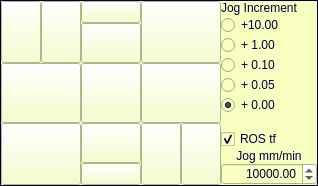
           <widget class="QFrame" name="grpJog">
            <property name="enabled">
             <bool>true</bool>
            </property>
            <property name="maximumSize">
             <size>
              <width>16777215</width>
              <height>16777215</height>
             </size>
            </property>
            <property name="styleSheet">
             <string notr="true">background-color: rgb(248, 255, 192);
color: rgb(0, 0, 63);</string>
            </property>
            <property name="frameShape">
             <enum>QFrame::Box</enum>
            </property>
            <layout class="QHBoxLayout" name="horizontalLayout_13">
             <property name="spacing">
              <number>0</number>
             </property>
             <property name="leftMargin">
              <number>0</number>
             </property>
             <property name="topMargin">
              <number>0</number>
             </property>
             <property name="rightMargin">
              <number>0</number>
             </property>
             <property name="bottomMargin">
              <number>0</number>
             </property>
             <item>
              <layout class="QGridLayout" name="gridLayout_3">
               <property name="spacing">
                <number>0</number>
               </property>
               <item row="4" column="2">
                <widget class="cnQPushButton" name="btnJogMoinsC">
                 <property name="minimumSize">
                  <size>
                   <width>60</width>
                   <height>20</height>
                  </size>
                 </property>
                 <property name="text">
                  <string/>
                 </property>
                 <property name="icon">
                  <iconset resource="cn5X.qrc">
                   <normaloff>:/cn5X/images/btnJogMoinsC.svg</normaloff>:/cn5X/images/btnJogMoinsC.svg</iconset>
                 </property>
                 <property name="iconSize">
                  <size>
                   <width>55</width>
                   <height>18</height>
                  </size>
                 </property>
                </widget>
               </item>
               <item row="3" column="0" rowspan="2" colspan="2">
                <widget class="cnQPushButton" name="btnJogMoinsY">
                 <property name="sizePolicy">
                  <sizepolicy hsizetype="Minimum" vsizetype="Minimum">
                   <horstretch>0</horstretch>
                   <verstretch>0</verstretch>
                  </sizepolicy>
                 </property>
                 <property name="minimumSize">
                  <size>
                   <width>60</width>
                   <height>60</height>
                  </size>
                 </property>
                 <property name="maximumSize">
                  <size>
                   <width>16777215</width>
                   <height>16777215</height>
                  </size>
                 </property>
                 <property name="cursor">
                  <cursorShape>PointingHandCursor</cursorShape>
                 </property>
                 <property name="text">
                  <string/>
                 </property>
                 <property name="icon">
                  <iconset resource="cn5X.qrc">
                   <normaloff>:/cn5X/images/btnJogMoinsY.svg</normaloff>:/cn5X/images/btnJogMoinsY.svg</iconset>
                 </property>
                 <property name="iconSize">
                  <size>
                   <width>55</width>
                   <height>55</height>
                  </size>
                 </property>
                </widget>
               </item>
               <item row="3" column="4" rowspan="2">
                <widget class="cnQPushButton" name="btnJogMoinsB">
                 <property name="sizePolicy">
                  <sizepolicy hsizetype="Minimum" vsizetype="Minimum">
                   <horstretch>0</horstretch>
                   <verstretch>0</verstretch>
                  </sizepolicy>
                 </property>
                 <property name="minimumSize">
                  <size>
                   <width>30</width>
                   <height>60</height>
                  </size>
                 </property>
                 <property name="maximumSize">
                  <size>
                   <width>16777215</width>
                   <height>16777215</height>
                  </size>
                 </property>
                 <property name="cursor">
                  <cursorShape>PointingHandCursor</cursorShape>
                 </property>
                 <property name="text">
                  <string/>
                 </property>
                 <property name="icon">
                  <iconset resource="cn5X.qrc">
                   <normaloff>:/cn5X/images/btnJogMoinsB.svg</normaloff>:/cn5X/images/btnJogMoinsB.svg</iconset>
                 </property>
                 <property name="iconSize">
                  <size>
                   <width>28</width>
                   <height>56</height>
                  </size>
                 </property>
                </widget>
               </item>
               <item row="0" column="0" rowspan="2">
                <widget class="cnQPushButton" name="btnJogPlusA">
                 <property name="sizePolicy">
                  <sizepolicy hsizetype="Minimum" vsizetype="Minimum">
                   <horstretch>0</horstretch>
                   <verstretch>0</verstretch>
                  </sizepolicy>
                 </property>
                 <property name="minimumSize">
                  <size>
                   <width>30</width>
                   <height>60</height>
                  </size>
                 </property>
                 <property name="maximumSize">
                  <size>
                   <width>16777215</width>
                   <height>16777215</height>
                  </size>
                 </property>
                 <property name="cursor">
                  <cursorShape>PointingHandCursor</cursorShape>
                 </property>
                 <property name="text">
                  <string/>
                 </property>
                 <property name="icon">
                  <iconset resource="cn5X.qrc">
                   <normaloff>:/cn5X/images/btnJogPlusA.svg</normaloff>:/cn5X/images/btnJogPlusA.svg</iconset>
                 </property>
                 <property name="iconSize">
                  <size>
                   <width>28</width>
                   <height>56</height>
                  </size>
                 </property>
                </widget>
               </item>
               <item row="0" column="1" rowspan="2">
                <widget class="cnQPushButton" name="btnJogPlusB">
                 <property name="sizePolicy">
                  <sizepolicy hsizetype="Minimum" vsizetype="Minimum">
                   <horstretch>0</horstretch>
                   <verstretch>0</verstretch>
                  </sizepolicy>
                 </property>
                 <property name="minimumSize">
                  <size>
                   <width>30</width>
                   <height>60</height>
                  </size>
                 </property>
                 <property name="maximumSize">
                  <size>
                   <width>16777215</width>
                   <height>16777215</height>
                  </size>
                 </property>
                 <property name="cursor">
                  <cursorShape>PointingHandCursor</cursorShape>
                 </property>
                 <property name="text">
                  <string/>
                 </property>
                 <property name="icon">
                  <iconset resource="cn5X.qrc">
                   <normaloff>:/cn5X/images/btnJogPlusB.svg</normaloff>:/cn5X/images/btnJogPlusB.svg</iconset>
                 </property>
                 <property name="iconSize">
                  <size>
                   <width>28</width>
                   <height>56</height>
                  </size>
                 </property>
                </widget>
               </item>
               <item row="3" column="2">
                <widget class="cnQPushButton" name="btnJogMoinsZ">
                 <property name="sizePolicy">
                  <sizepolicy hsizetype="Minimum" vsizetype="Minimum">
                   <horstretch>0</horstretch>
                   <verstretch>0</verstretch>
                  </sizepolicy>
                 </property>
                 <property name="minimumSize">
                  <size>
                   <width>60</width>
                   <height>40</height>
                  </size>
                 </property>
                 <property name="maximumSize">
                  <size>
                   <width>16777215</width>
                   <height>16777215</height>
                  </size>
                 </property>
                 <property name="cursor">
                  <cursorShape>PointingHandCursor</cursorShape>
                 </property>
                 <property name="text">
                  <string/>
                 </property>
                 <property name="icon">
                  <iconset resource="cn5X.qrc">
                   <normaloff>:/cn5X/images/btnJogMoinsZ.svg</normaloff>:/cn5X/images/btnJogMoinsZ.svg</iconset>
                 </property>
                 <property name="iconSize">
                  <size>
                   <width>55</width>
                   <height>36</height>
                  </size>
                 </property>
                </widget>
               </item>
               <item row="2" column="3" colspan="2">
                <widget class="cnQPushButton" name="btnJogPlusX">
                 <property name="sizePolicy">
                  <sizepolicy hsizetype="Minimum" vsizetype="Minimum">
                   <horstretch>0</horstretch>
                   <verstretch>0</verstretch>
                  </sizepolicy>
                 </property>
                 <property name="minimumSize">
                  <size>
                   <width>60</width>
                   <height>60</height>
                  </size>
                 </property>
                 <property name="maximumSize">
                  <size>
                   <width>16777215</width>
                   <height>16777215</height>
                  </size>
                 </property>
                 <property name="cursor">
                  <cursorShape>PointingHandCursor</cursorShape>
                 </property>
                 <property name="text">
                  <string/>
                 </property>
                 <property name="icon">
                  <iconset resource="cn5X.qrc">
                   <normaloff>:/cn5X/images/btnJogPlusX.svg</normaloff>:/cn5X/images/btnJogPlusX.svg</iconset>
                 </property>
                 <property name="iconSize">
                  <size>
                   <width>55</width>
                   <height>55</height>
                  </size>
                 </property>
                </widget>
               </item>
               <item row="0" column="3" rowspan="2" colspan="2">
                <widget class="cnQPushButton" name="btnJogPlusY">
                 <property name="sizePolicy">
                  <sizepolicy hsizetype="Minimum" vsizetype="Minimum">
                   <horstretch>0</horstretch>
                   <verstretch>0</verstretch>
                  </sizepolicy>
                 </property>
                 <property name="minimumSize">
                  <size>
                   <width>60</width>
                   <height>60</height>
                  </size>
                 </property>
                 <property name="maximumSize">
                  <size>
                   <width>16777215</width>
                   <height>16777215</height>
                  </size>
                 </property>
                 <property name="cursor">
                  <cursorShape>PointingHandCursor</cursorShape>
                 </property>
                 <property name="text">
                  <string/>
                 </property>
                 <property name="icon">
                  <iconset resource="cn5X.qrc">
                   <normaloff>:/cn5X/images/btnJogPlusY.svg</normaloff>:/cn5X/images/btnJogPlusY.svg</iconset>
                 </property>
                 <property name="iconSize">
                  <size>
                   <width>55</width>
                   <height>55</height>
                  </size>
                 </property>
                </widget>
               </item>
               <item row="0" column="2">
                <widget class="cnQPushButton" name="btnJogPlusC">
                 <property name="minimumSize">
                  <size>
                   <width>60</width>
                   <height>20</height>
                  </size>
                 </property>
                 <property name="text">
                  <string/>
                 </property>
                 <property name="icon">
                  <iconset resource="cn5X.qrc">
                   <normaloff>:/cn5X/images/btnJogPlusC.svg</normaloff>:/cn5X/images/btnJogPlusC.svg</iconset>
                 </property>
                 <property name="iconSize">
                  <size>
                   <width>55</width>
                   <height>18</height>
                  </size>
                 </property>
                </widget>
               </item>
               <item row="1" column="2">
                <widget class="cnQPushButton" name="btnJogPlusZ">
                 <property name="sizePolicy">
                  <sizepolicy hsizetype="Minimum" vsizetype="Minimum">
                   <horstretch>0</horstretch>
                   <verstretch>0</verstretch>
                  </sizepolicy>
                 </property>
                 <property name="minimumSize">
                  <size>
                   <width>60</width>
                   <height>40</height>
                  </size>
                 </property>
                 <property name="maximumSize">
                  <size>
                   <width>16777215</width>
                   <height>16777215</height>
                  </size>
                 </property>
                 <property name="cursor">
                  <cursorShape>PointingHandCursor</cursorShape>
                 </property>
                 <property name="text">
                  <string/>
                 </property>
                 <property name="icon">
                  <iconset resource="cn5X.qrc">
                   <normaloff>:/cn5X/images/btnJogPlusZ.svg</normaloff>:/cn5X/images/btnJogPlusZ.svg</iconset>
                 </property>
                 <property name="iconSize">
                  <size>
                   <width>55</width>
                   <height>36</height>
                  </size>
                 </property>
                </widget>
               </item>
               <item row="2" column="0" colspan="2">
                <widget class="cnQPushButton" name="btnJogMoinsX">
                 <property name="sizePolicy">
                  <sizepolicy hsizetype="Minimum" vsizetype="Minimum">
                   <horstretch>0</horstretch>
                   <verstretch>0</verstretch>
                  </sizepolicy>
                 </property>
                 <property name="minimumSize">
                  <size>
                   <width>60</width>
                   <height>60</height>
                  </size>
                 </property>
                 <property name="maximumSize">
                  <size>
                   <width>16777215</width>
                   <height>16777215</height>
                  </size>
                 </property>
                 <property name="cursor">
                  <cursorShape>PointingHandCursor</cursorShape>
                 </property>
                 <property name="text">
                  <string/>
                 </property>
                 <property name="icon">
                  <iconset resource="cn5X.qrc">
                   <normaloff>:/cn5X/images/btnJogMoinsX.svg</normaloff>:/cn5X/images/btnJogMoinsX.svg</iconset>
                 </property>
                 <property name="iconSize">
                  <size>
                   <width>55</width>
                   <height>55</height>
                  </size>
                 </property>
                </widget>
               </item>
               <item row="2" column="2">
                <widget class="cnQPushButton" name="btnJogStop">
                 <property name="sizePolicy">
                  <sizepolicy hsizetype="Minimum" vsizetype="Minimum">
                   <horstretch>0</horstretch>
                   <verstretch>0</verstretch>
                  </sizepolicy>
                 </property>
                 <property name="minimumSize">
                  <size>
                   <width>60</width>
                   <height>60</height>
                  </size>
                 </property>
                 <property name="maximumSize">
                  <size>
                   <width>16777215</width>
                   <height>16777215</height>
                  </size>
                 </property>
                 <property name="cursor">
                  <cursorShape>PointingHandCursor</cursorShape>
                 </property>
                 <property name="text">
                  <string/>
                 </property>
                 <property name="icon">
                  <iconset resource="cn5X.qrc">
                   <normaloff>:/cn5X/images/btnJogStop.svg</normaloff>:/cn5X/images/btnJogStop.svg</iconset>
                 </property>
                 <property name="iconSize">
                  <size>
                   <width>55</width>
                   <height>55</height>
                  </size>
                 </property>
                </widget>
               </item>
               <item row="3" column="3" rowspan="2">
                <widget class="cnQPushButton" name="btnJogMoinsA">
                 <property name="sizePolicy">
                  <sizepolicy hsizetype="Minimum" vsizetype="Minimum">
                   <horstretch>0</horstretch>
                   <verstretch>0</verstretch>
                  </sizepolicy>
                 </property>
                 <property name="minimumSize">
                  <size>
                   <width>30</width>
                   <height>60</height>
                  </size>
                 </property>
                 <property name="maximumSize">
                  <size>
                   <width>16777215</width>
                   <height>16777215</height>
                  </size>
                 </property>
                 <property name="cursor">
                  <cursorShape>PointingHandCursor</cursorShape>
                 </property>
                 <property name="text">
                  <string/>
                 </property>
                 <property name="icon">
                  <iconset resource="cn5X.qrc">
                   <normaloff>:/cn5X/images/btnJogMoinsA.svg</normaloff>:/cn5X/images/btnJogMoinsA.svg</iconset>
                 </property>
                 <property name="iconSize">
                  <size>
                   <width>28</width>
                   <height>56</height>
                  </size>
                 </property>
                </widget>
               </item>
              </layout>
             </item>
             <item>
              <layout class="QVBoxLayout" name="verticalLayout_10">
               <property name="spacing">
                <number>0</number>
               </property>
               <item>
                <widget class="QLabel" name="label_4">
                 <property name="text">
                  <string notr="true">Jog Increment</string>
                 </property>
                </widget>
               </item>
               <item>
                <widget class="QRadioButton" name="rbtJog1000">
                 <property name="sizePolicy">
                  <sizepolicy hsizetype="Minimum" vsizetype="Fixed">
                   <horstretch>0</horstretch>
                   <verstretch>0</verstretch>
                  </sizepolicy>
                 </property>
                 <property name="cursor">
                  <cursorShape>PointingHandCursor</cursorShape>
                 </property>
                 <property name="text">
                  <string notr="true">+10.00</string>
                 </property>
                </widget>
               </item>
               <item>
                <widget class="QRadioButton" name="rbtJog0100">
                 <property name="sizePolicy">
                  <sizepolicy hsizetype="Minimum" vsizetype="Fixed">
                   <horstretch>0</horstretch>
                   <verstretch>0</verstretch>
                  </sizepolicy>
                 </property>
                 <property name="cursor">
                  <cursorShape>PointingHandCursor</cursorShape>
                 </property>
                 <property name="text">
                  <string notr="true">+ 1.00</string>
                 </property>
                </widget>
               </item>
               <item>
                <widget class="QRadioButton" name="rbtJog0010">
                 <property name="sizePolicy">
                  <sizepolicy hsizetype="Minimum" vsizetype="Fixed">
                   <horstretch>0</horstretch>
                   <verstretch>0</verstretch>
                  </sizepolicy>
                 </property>
                 <property name="cursor">
                  <cursorShape>PointingHandCursor</cursorShape>
                 </property>
                 <property name="text">
                  <string notr="true">+ 0.10</string>
                 </property>
                </widget>
               </item>
               <item>
                <widget class="QRadioButton" name="rbtJog0001">
                 <property name="sizePolicy">
                  <sizepolicy hsizetype="Minimum" vsizetype="Fixed">
                   <horstretch>0</horstretch>
                   <verstretch>0</verstretch>
                  </sizepolicy>
                 </property>
                 <property name="cursor">
                  <cursorShape>PointingHandCursor</cursorShape>
                 </property>
                 <property name="text">
                  <string notr="true">+ 0.05</string>
                 </property>
                </widget>
               </item>
               <item>
                <widget class="QRadioButton" name="rbtJog0000">
                 <property name="sizePolicy">
                  <sizepolicy hsizetype="Minimum" vsizetype="Fixed">
                   <horstretch>0</horstretch>
                   <verstretch>0</verstretch>
                  </sizepolicy>
                 </property>
                 <property name="cursor">
                  <cursorShape>PointingHandCursor</cursorShape>
                 </property>
                 <property name="text">
                  <string notr="true">+ 0.00</string>
                 </property>
                 <property name="checked">
                  <bool>true</bool>
                 </property>
                </widget>
               </item>
               <item>
                <spacer name="verticalSpacer_5">
                 <property name="orientation">
                  <enum>Qt::Vertical</enum>
                 </property>
                 <property name="sizeHint" stdset="0">
                  <size>
                   <width>96</width>
                   <height>13</height>
                  </size>
                 </property>
                </spacer>
               </item>
               <item>
                <widget class="QCheckBox" name="checkBox_tf">
                 <property name="layoutDirection">
                  <enum>Qt::LeftToRight</enum>
                 </property>
                 <property name="text">
                  <string>ROS tf</string>
                 </property>
                 <property name="checked">
                  <bool>true</bool>
                 </property>
                </widget>
               </item>
               <item>
                <widget class="QLabel" name="label_3">
                 <property name="text">
                  <string notr="true">Jog mm/min</string>
                 </property>
                 <property name="alignment">
                  <set>Qt::AlignCenter</set>
                 </property>
                </widget>
               </item>
               <item>
                <widget class="QDoubleSpinBox" name="dsbJogSpeed">
                 <property name="minimumSize">
                  <size>
                   <width>84</width>
                   <height>0</height>
                  </size>
                 </property>
                 <property name="alignment">
                  <set>Qt::AlignRight|Qt::AlignTrailing|Qt::AlignVCenter</set>
                 </property>
                 <property name="decimals">
                  <number>2</number>
                 </property>
                 <property name="maximum">
                  <double>100000.000000000000000</double>
                 </property>
                 <property name="value">
                  <double>10000.000000000000000</double>
                 </property>
                </widget>
               </item>
              </layout>
             </item>
            </layout>
           </widget>
